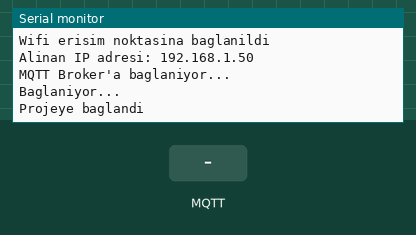
Recording of a sketch running on a simulated ESP8266 (NodeMCU). Parts: the last lines printed to the serial monitor. The test bench sets the inputs (shaded band). WiFi joins after 1.5 s; servers stay silent unless stated; no MQTT or app messages arrive unless stated.

Above: at 3.7 s.
3.8 s: MQTT message "1" arrives on the first subscribed topic
At 5.0 s:
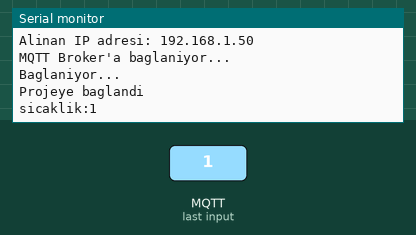
5.3 s: MQTT message "on" arrives on the first subscribed topic
At 6.4 s:
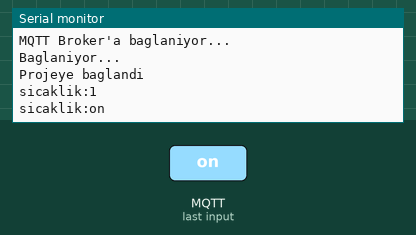
6.8 s: MQTT message "off" arrives on the first subscribed topic
At 7.5 s:
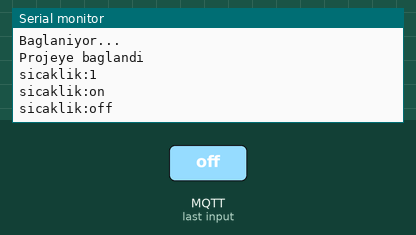

The sketch:

sketch_nov09d.ino
```cpp
// ESP modlununu istasyon, station olarak ayarla, MQTT sitesine bağlan
#include <ESP8266WiFi.h>
#include <WiFiClient.h>
#include <MQTTClient.h>

const char *ssid = "OPPO A72";      // baglanilacak olan wifi aginin adi
const char *password = "rmvrxs85";      // baglanilacak olan wifi aginin sifresi

unsigned long lastMillis = 0;

MQTTClient mqtt_istemci;                // mqtt_istemci nesnesini olustur
WiFiClient wifi_istemci;                // wifi_istemci nesnesini olustur
//************************************************************
void setup() {
  Serial.begin(9600);                   // seri portu baslat
  delay(1000);                          // 1000 ms = 1sn

  WiFi.mode(WIFI_STA);                  // istasyon modunda çalış
  WiFi.begin(ssid, password);           // SSID si yukarıda belirtilmiş olan wifi a bağlan

  while (WiFi.status() != WL_CONNECTED) // baglanti kuruldu mu?
  {                                     // kurulmadiysa kurulana kaddar
    delay(500);                         // 500 ms bekle
    Serial.print(".");                  // ekrana . koy
  }

  Serial.println("");
  Serial.println("Wifi erisim noktasina baglanildi");

  Serial.print("Alinan IP adresi: ");
  Serial.println(WiFi.localIP());       // wifi agindan alinan IP adresini yazdir.

  Serial.println("MQTT Broker'a baglaniyor...");
  mqtt_istemci.begin("iot-no.cloud.shiftr.io", wifi_istemci); // mqtt sitesine baglanma
  mqtt_istemci.onMessage(mesajald);

}
//************************************************************
void loop()
{
  mqtt_istemci.loop();
  if(!mqtt_istemci.connected()) {
    baglan();
  }

 mqtt_istemci.subscribe("sicaklik");
   // mqtt_istemci.publish("/sicaklik", "26");     // sensorler/sicaklik konusuna 26 gonder
      //sensorler/nem konusuna 20 gonder

}
//************************************************************
void baglan()
{
  Serial.println("Baglaniyor...");

  // mqtt_istemci.connect("publisher veya subscriber adi","username","password");
  while (!mqtt_istemci.connect("derya_iot", "iot-no", "2Wyn29v8qIU0rdkk"))
  {
       Serial.print(".");
  }
  Serial.println("Projeye baglandi");
mqtt_istemci.subscribe("sicaklik");

}
void mesajald(String &konu,String &veri){
  Serial.println(konu+":"+veri);


}
```

Measured:
- after the input at 3.8 s, the serial monitor: prints a new line at once (image 1)
- after the input at 5.3 s, the serial monitor: prints a new line at once (image 2)
- after the input at 6.8 s, the serial monitor: prints a new line at once (image 3)
